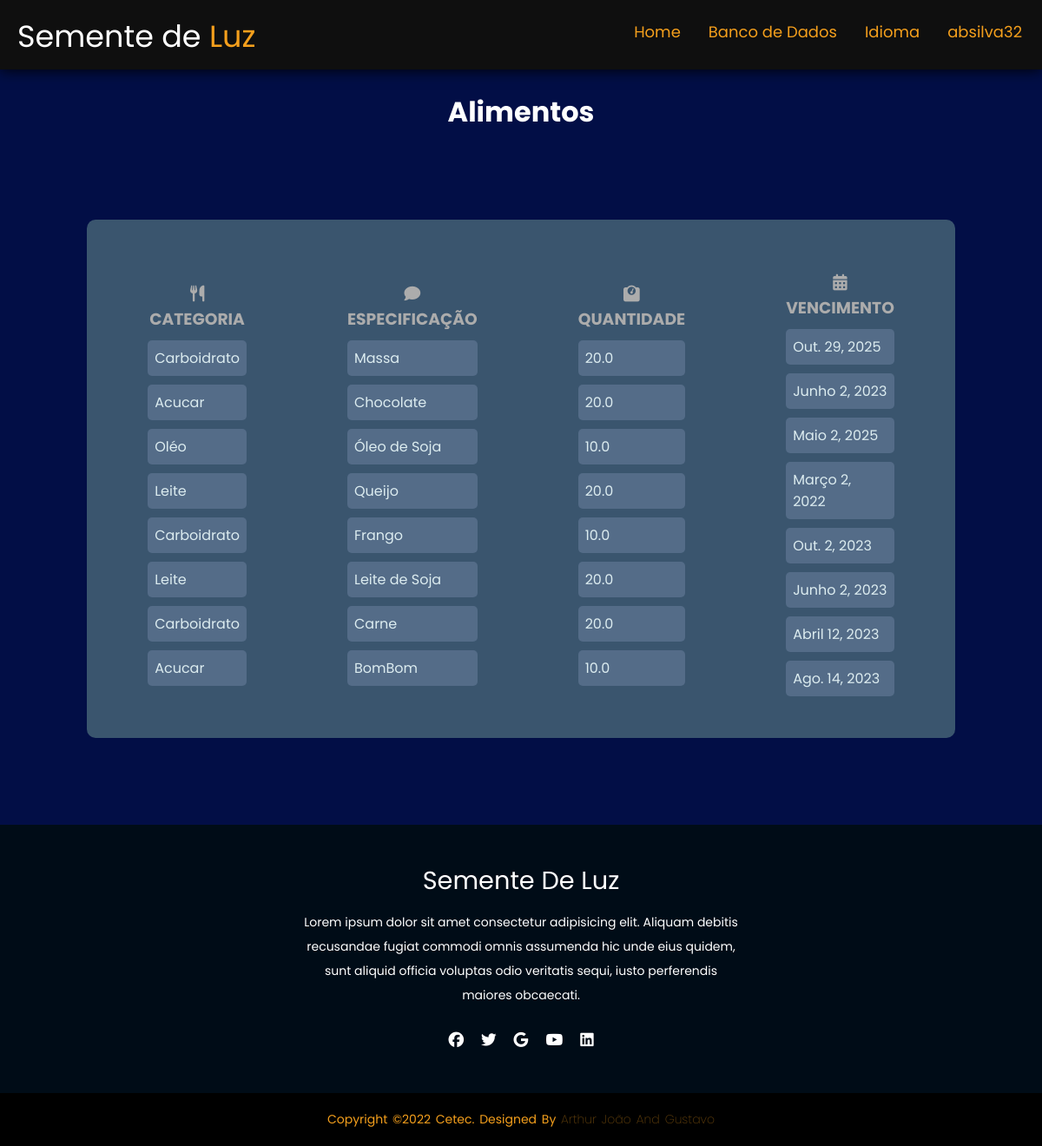
Screenshot of /estoque/vercomida/ (signed in) with the database file from the repository.
### estoque/models.py (models this page shows, shortened)
class Alimento (models.Model):
    tipos = models.CharField (max_length=30, choices=ALIMENTO_CHOICES, null=True)
    descr = models.CharField (max_length=30, null=True)
    qntd = models.FloatField(null=True)
    vencimento = models.DateField(null=True)

### estoque/views.py (the view)
class VerAlimentoView(ListView):
    model= Alimento
    template_name = 'ver_comida.html'

### estoque/templates/ver_comida.html (shortened to what this page needs)
{% load static %}
<!DOCTYPE html>
<html lang="en">
<head>
    <link rel="stylesheet" type="text/css" href='{% static "/css/ver_estoque.css" %}'>
</head>
<body>
    <header>
        <div class="logo">
            Semente de <span>Luz</span></div>
            <ul>
                <li><a href="{%url 'home' %}">Home</li></a>
                <li><a href="/estoque/escolha">Banco de Dados</li></a>
                <li><a href="/estoque/language/"> Idioma</li></a>
                <li>
                    <a href="/estoque/perfil">{{request.user}}</a>
                </li>
            </ul>
    </header>
    <br>
    <h1>Alimentos</h1>
    <div class="card">
        <div class="card2">
            <div class="textfield">
                <h3><i class="fa-solid fa-utensils"></i> Categoria </h3>
                    {% for Alimento in object_list %}
                        <p class="text">{{Alimento.tipos}}</p>
                    {% endfor %}
            </div>
            </div>
            <div class="card2">
                <div class="textfield">
                    <h3><i class="fa-solid fa-comment"></i> Especificação </h3>
                    {% for Alimento in object_list %}
                        <p class="text">{{Alimento.descr}}</p>
                    {% endfor %}
                </div>
                </div>
                <div class="card2">
                    <div class="textfield">
                        <h3><i class="fa-solid fa-weight-scale"></i> Quantidade </h3>
                        {% for Alimento in object_list %}
                            <p class="text">{{Alimento.qntd}}</p>
                        {% endfor %}
                    </div>
                    </div>
                    <div class="card2">
                        <div class="textfield">
                            <h3><i class="fa-solid fa-calendar-days"></i> vencimento </h3>
                            {% for Alimento in object_list %}
                                <p class="text">{{Alimento.vencimento}}</p>
                            {% endfor %}
                        </div>
                        </div>
    </div>
    <footer>
        <div class="footer-content">
            <h3>Semente de Luz</h3>
            <p>Lorem ipsum dolor sit amet consectetur adipisicing elit. Aliquam debitis recusandae fugiat commodi omnis assumenda hic unde eius quidem, sunt aliquid officia voluptas odio veritatis sequi, iusto perferendis maiores obcaecati.</p>
            <ul class="socials">
                <li><a href="#"><i class="fa-brands fa-facebook"></i></a></li>
                <li><a href="#"><i class="fa-brands fa-twitter"></i></a></li>
                <li><a href="#"><i class="fa-brands fa-google"></i></a></li>
                <li><a href="#"><i class="fa-brands fa-youtube"></i></a></li>
                <li><a href="#"><i class="fa-brands fa-linkedin"></i></a></li>
            </ul>
        </div>
        <div class="footer-bottom">
            <p>copyright &copy;2022 Cetec. designed by <span>Arthur João and Gustavo</span></p>
        </div>
    </footer>
</body>
</html>

### estoque/static/css/ver_estoque.css (style rules this page uses)
* { margin: 0; padding: 0; font-family: 'Poppins', sans-serif; }
body { background-color: #020e46; }
.logo { color: #ffffff; margin-top: 15px; margin-left: 20px; font-size: 35px; }
.logo > span { color: #F49F1C; }
header { height: 10vh; display: flex; justify-content: space-between ; background-color: #0f0f0f; box-shadow: 0 0 1rem black; }
header > ul { display: flex; margin: 23px; font-size: 18px; list-style: none; }
header > ul > li > a { color: #F49F1C; list-style-type: none; cursor: pointer; padding-left: 2rem; text-decoration: none; }
h1 { text-align: center; color: white; }
.card { background-color: #3a556e; border-radius: 10px; width: 80%; padding: 20px; margin: auto; margin-bottom: 100px; margin-top: 100px; display: flex; flex-direction: row; justify-content: center; align-items: center; }
.textfield { color:#fff; margin-top: 10px; padding: 8px; margin-left: 30px; margin-right: 30px; }
.textfield > h3 { text-align: center; text-transform: uppercase; color:rgb(172, 172, 172); }
.card2 { margin: 20px; }
.text { margin-top: 10px; border: none; border-radius: 5px; padding: 8px; background: #546c88; color: #f0ffffde; font-size: 12pt; outline: none; box-sizing: border-box; }
footer { background-color: #000c17; height: auto; padding-top: 40px; color: #fff; }
.footer-content { display: flex; align-items: center; justify-content: center; flex-direction: column; text-align: center; }
.footer-content h3 { font-size: 1.8rem; font-weight: 400; text-transform: capitalize; line-height: 3rem; }
.footer-content p { max-width: 500px; margin: 10px auto; line-height: 28px; font-size: 14px; }
.socials { list-style: none; display: flex; align-items: center; justify-content: center; margin: 1rem 0 3rem 0; }
.socials li { margin: 0 10px; }
.socials a { text-decoration: none; color: rgb(255, 255, 255); }
.socials a i { font-size: 1.1rem; transition: color .4s ease; }
.footer-bottom { background: black; padding: 20px 0; text-align: center; }
.footer-bottom p { font-size: 14px; word-spacing: 2px; text-transform: capitalize; color: #F49F1C; }
.footer-bottom span { opacity: .4; font-weight: 200; }

### rows the page displays
Alimento: tipos "Carboidrato", descr "Massa", qntd "20.0", vencimento "Out. 29, 2025"
Alimento: tipos "Acucar", descr "Chocolate", qntd "20.0", vencimento "Junho 2, 2023"
Alimento: tipos "Oléo", descr "Óleo de Soja", qntd "10.0", vencimento "Maio 2, 2025"
Alimento: tipos "Leite", descr "Queijo", qntd "20.0", vencimento "Março 2, 2022"
Alimento: tipos "Carboidrato", descr "Frango", qntd "10.0", vencimento "Out. 2, 2023"
Alimento: tipos "Leite", descr "Leite de Soja", qntd "20.0", vencimento "Junho 2, 2023"
Alimento: tipos "Carboidrato", descr "Carne", qntd "20.0", vencimento "Abril 12, 2023"
Alimento: tipos "Acucar", descr "BomBom", qntd "10.0", vencimento "Ago. 14, 2023"

### other values shown
{{ request.user }} "absilva32"
